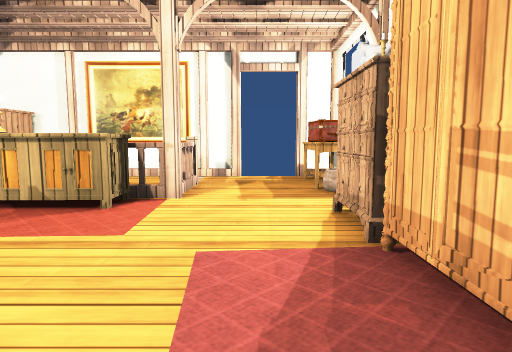
[1] (above)

16 first-person views from a walk through a 3-D level made in the Unity game engine. The camera is 0.68 m above the floor, tilts 6° down and sees 75° across. Doors are open. The floor is counted in squares, 0.5 m on a side. Each view is taken from the middle of a square. On the plan, view 1 faces up. The plan holds only what a view shows up to about 15 squares ahead; the rest is blank. Some surface patterns are stand-ins.

[2]
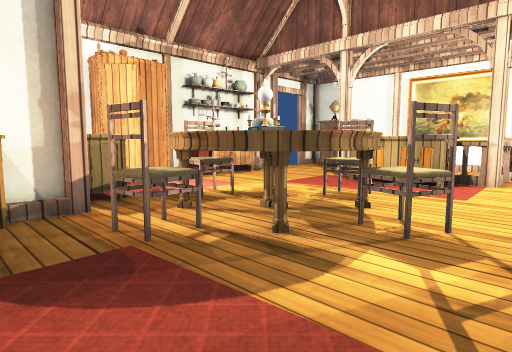

[3]
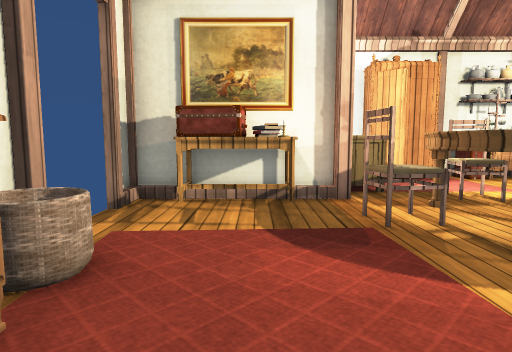

[4]
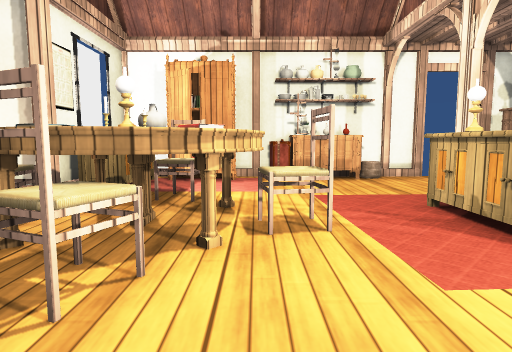

[5]
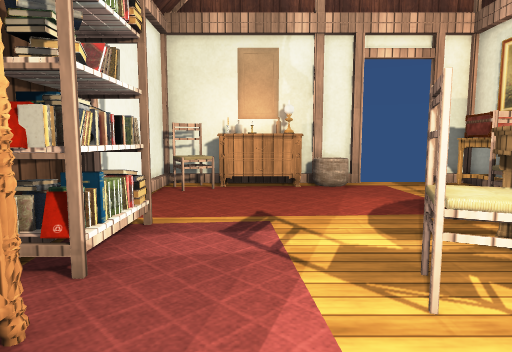

[6]
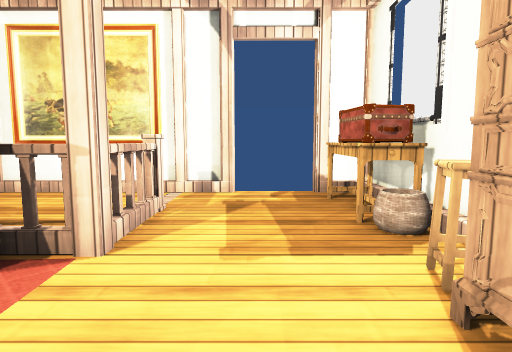

[7]
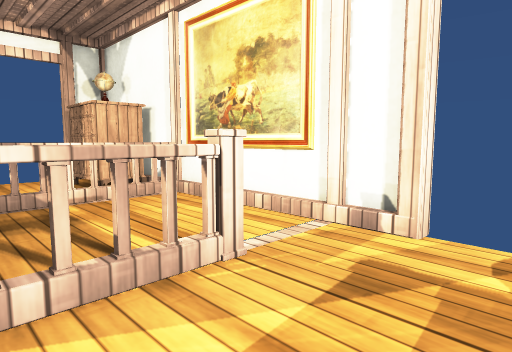

[8]
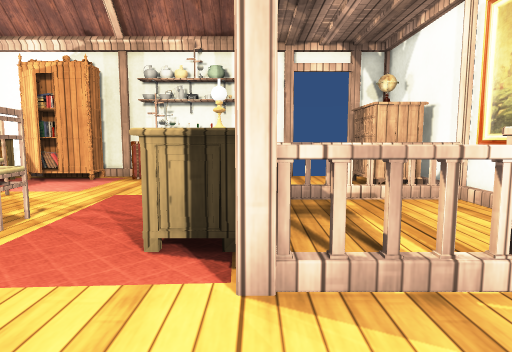

[9]
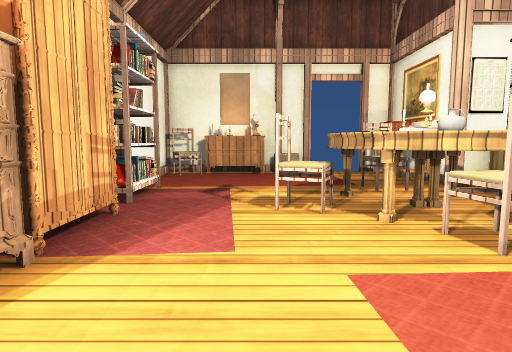

[10]
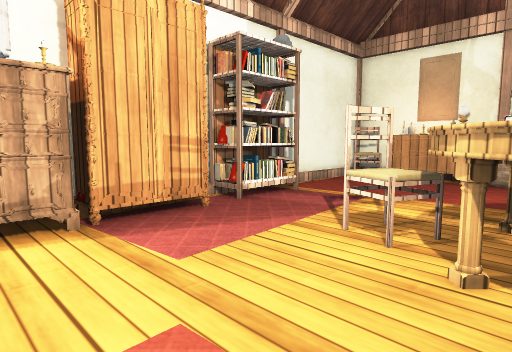

[11]
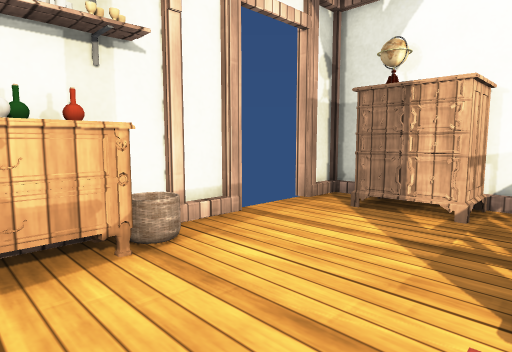

[12]
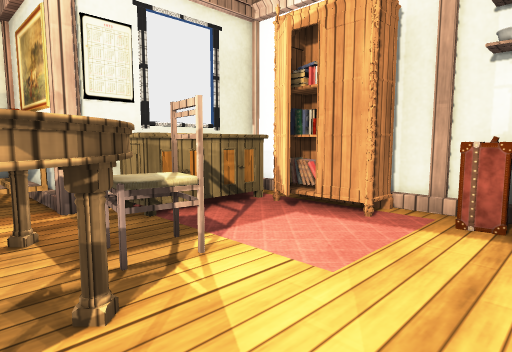

[13]
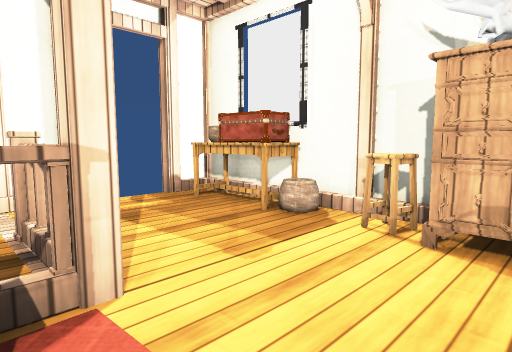

[14]
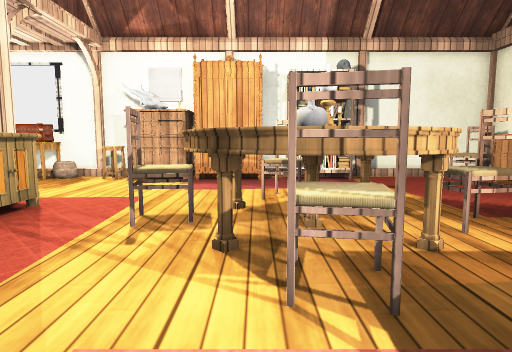

[15]
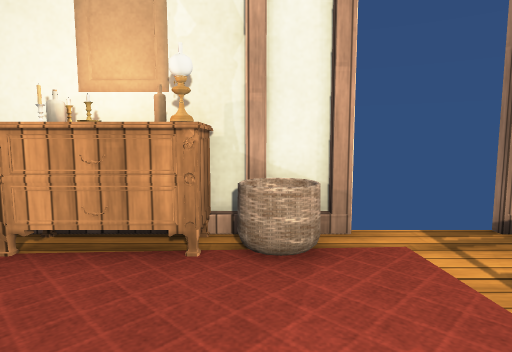

[16]
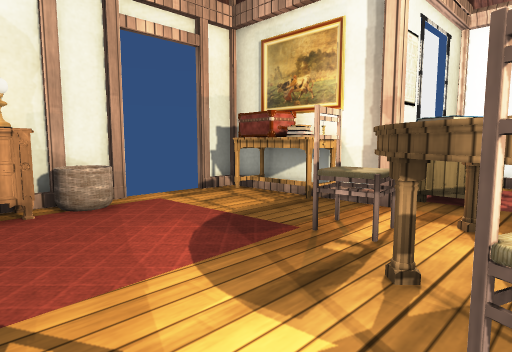

### Floor plan
Points are (right, up) in squares from view 1. A wall is a line through its corners. A room is listed if a view was taken in it or the views show most of it. See-through windows are left out.
Room 1 (views 1, 2, 3, 4, 5, 6, 7, 8, 9, 10, 11, 12, 13, 14, 15, 16)
walls: (3, 3.9) (3, 4.5); (3, 6.8) (3, 13) (2.4, 13); (3, 0.6) (3, 1.8); (-12, 4.6) (-12, 2); (2.8, -1.4) (2.8, 0.8); (-12, 0.2) (-12, -2) (-7.4, -2); (-7, -4.4) (-7, -7) (-6, -7); (-10.6, -2.2) (-8.8, -2.2); (3.2, 9.6) (3.2, 10.9); (-12, 8.5) (-12, 6.4); (-1.4, 13) (-9.1, 13); (-3.5, -6.8) (-2.9, -6.8); (-6, -6.8) (-5.5, -6.8); (-3.1, -7) (3, -7) (3, -1.5); (-11.2, 13) (-12, 13)
low walls: (2.8, 7.6) (2.8, 8.4); (-11.8, 3.5) (-11.8, 2.1); (-5, 12.8) (-6.9, 12.8); (-6.8, -4.5) (-6.8, -6.8); (2.8, 9.9) (2.8, 10.4); (-11.8, 8.5) (-11.8, 7.8); (-1.5, 12.8) (-4.3, 12.8); (-11.8, -1) (-11.8, -1.5); (2.8, 10.5) (2.8, 11.9); (-7.9, 12.8) (-8.5, 12.8); (-11.1, 12.8) (-11.8, 12.8); (-0.5, -6.8) (0.5, -6.8); (1.5, -6.8) (2.6, -6.8)
ways out: open door at (-4.5, -7)
objects: other object (-12, 5); other object (-12, 6); other object (-12, 9); other object (-12, 12); other object (-11, -1) to (-8, -1); other object (-11, 0) to (-11, 2); other object (-11, 4) to (-11, 5); other object (-11, 6); other object (-11, 7); other object (-10, 1); other object (-10, 11) to (-9, 12); other object (-7, -6) to (-6, -3); other object (-7, -3); other object (-7, -2); other object (-7, 1) to (-7, 2); other object (-7, 8); other object (-7, 9) to (-7, 12); other object (-6, -4); other object (-6, 0) to (-6, 3); other object (-6, 7) to (-3, 7); other object (-6, 8) to (-3, 8); other object (-5, -2) to (-4, -1); other object (-5, 1); other object (-5, 3) to (-4, 4); other object (-4, 0); other object (-4, 1); other object (-4, 2); other object (-3, -6) to (-2, -6); other object (-3, 0) to (-3, 2); other object (-2, 1) to (-2, 2); other object (-2, 8); other object (-2, 9) to (-2, 10); other object (-2, 11); other object (-1, -6); other object (-1, 13); other object (0, -6); other object (1, -6); other object (2, -6) to (2, -5); other object (2, -1) to (2, 1); other object (2, 4); other object (2, 5) to (2, 6); other object (2, 7); other object (2, 9); other object (2, 10); other object (2, 11) to (2, 12); other object (2, 13)

Positions as (right, up) in squares from view 1, and headings:
1: (0, 0), facing up
2: (0, -4), facing up-left
3: (1, -4), facing left
4: (1, 3), facing left
5: (0, 4), facing down
6: (0, 4), facing up
7: (1, 8), facing up-left
8: (1, 8), facing left
9: (-1, 8), facing down
10: (-4, 6), facing down-right
11: (-7, 5), facing up-left
12: (-5, 5), facing down-left
13: (-3, 5), facing up-right
14: (-10, 2), facing right
15: (-2, -2), facing down
16: (0, 1), facing down-left
